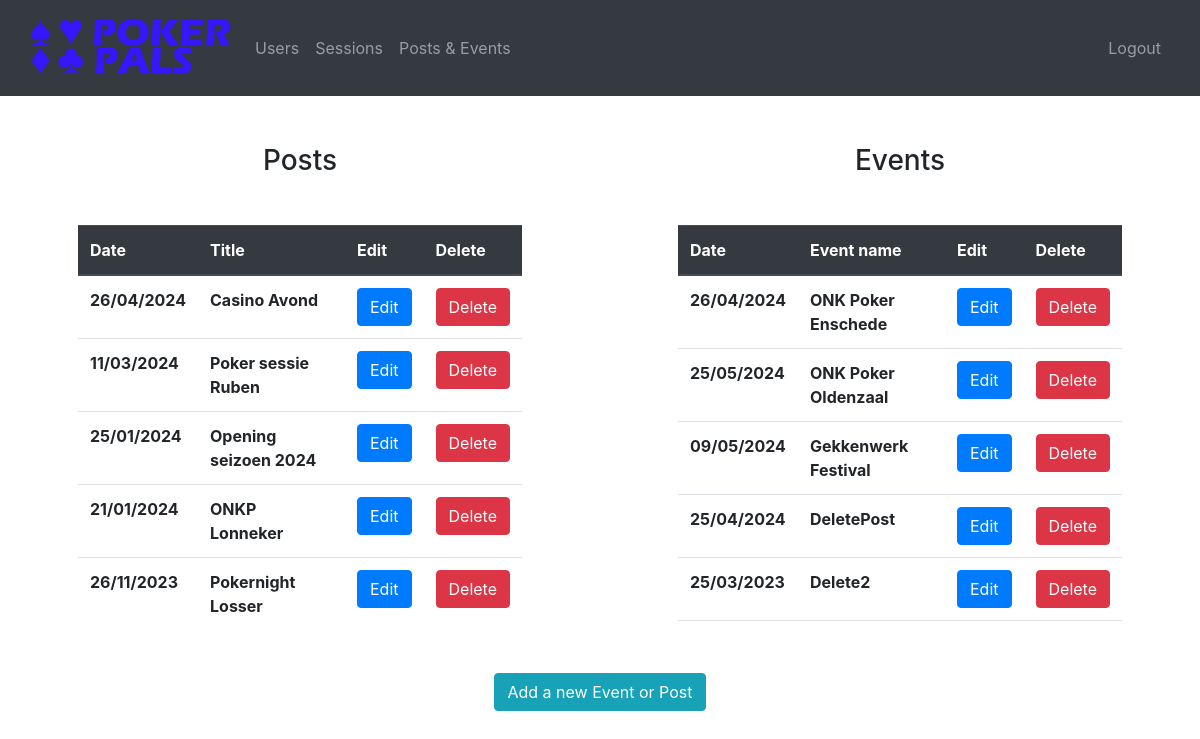
/admin/post-events (signed in), run on an earlier commit of the app's database.
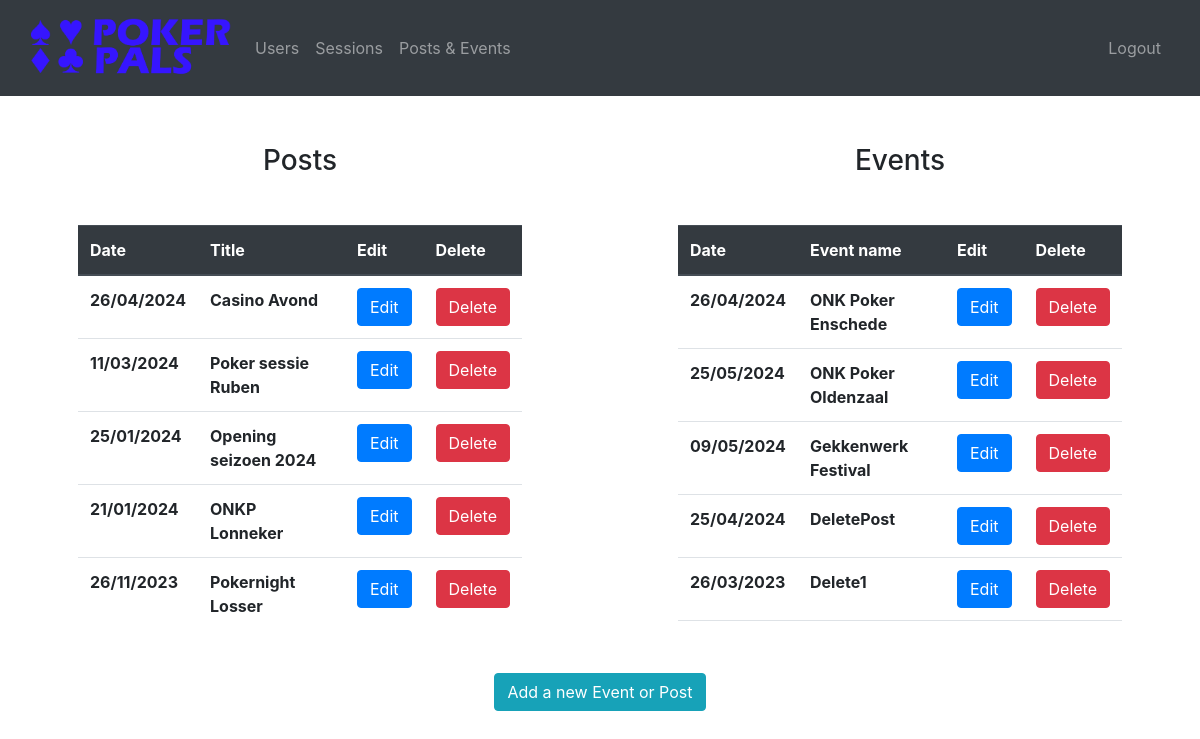
And on a later commit of the database.
### website/models.py (models this page shows)
class Post(db.Model):
    id = db.Column(db.Integer, primary_key=True)
    title = db.Column(db.String(300))
    text = db.Column(db.String(10000))
    imgURL = db.Column(db.String(10000))
    date = db.Column(db.String(100))

class Events(db.Model, UserMixin):
    id = db.Column(db.Integer, primary_key=True)
    name = db.Column(db.String(150), unique=True)
    date = db.Column(db.String(150))

### website/admin.py (the view)
@admin.route('/post-events', methods=['GET'])
@login_required
def adminPostEvents():
    if current_user.name != "Admin":
        return redirect(url_for('auth.login'))
    return render_template("admin/adminPostEventsOverview.html", user = current_user, post_list = getPosts(), event_list = getEventsAdmin())

### website/__init__.py (called while the page is built)
def create_app():
    app = Flask(__name__)
    app.config['SECRET_KEY'] = 'ksjdksajdk17HSSH2ssj88ss'
    app.config['SQLALCHEMY_DATABASE_URI'] = f'sqlite:///{DB_NAME}'
    db.init_app(app)
    from .views import views
    from .auth import auth
    from .admin import admin
    app.register_blueprint(views, url_prefix='/')
    app.register_blueprint(auth, url_prefix='/')
    app.register_blueprint(admin, url_prefix='/admin')
    from .models import User, Post
    create_database(app)
    login_manager = LoginManager()
    login_manager.login_view = 'auth.login'
    login_manager.init_app(app)
    @login_manager.user_loader
    def load_user(id):
        return User.query.get(int(id))
    return app

### website/dbQueries.py (called while the page is built)
def getPosts():
    all_posts = Post.query.order_by(Post.id.desc()).all()
    return all_posts

def getEventsAdmin():
    all_events = Events.query.all()
    return all_events

### website/templates/admin/adminPostEventsOverview.html (shortened to what this page needs)
{% extends "admin/baseAdmin.html"%} {% block title %} Post & Events {% endblock %}
{% block content%}
<div class="row">
    <div class="col m-5">
        <h3 align="center" class="mb-5">Posts</h3>
        <div class="col overflow-auto" style="max-height: 400px;">
            <table class="table">
                <thead class="thead-dark">
                    <tr>
                        <th scope="col">Date</th>
                        <th scope="col">Title</th>
                        <th scope="col">Edit</th>
                        <th scope="col">Delete</th>
                    </tr>
                </thead>
                <tbody>
                    {% for post in post_list%}
                    <tr>
                        <th>{{post.date}}</th>
                        <th>{{post.title}}</th>
                        <td><button
                                onclick="editPost('{{post.id}}', '{{post.title}}', '{{post.date}}', '{{post.text | urlencode}}')"
                                class="btn btn-primary" data-toggle="modal" data-target="#postModal">Edit</button></td>
                        <td><button onclick="startDeletePost('{{post.id}}', '{{post.title}}')" class="btn btn-danger"
                                data-toggle="modal" data-target="#areYouSureModal">Delete</button></td>
                    </tr>
                    {%endfor%}
                </tbody>
            </table>
        </div>
    </div>
    <div class="col m-5">
        <h3 align="center" class="mb-5">Events</h3>
        <div class="col overflow-auto" style="max-height: 400px;">
            <table class="table">
                <thead class="thead-dark">
                    <tr>
                        <th scope="col">Date</th>
                        <th scope="col">Event name</th>
                        <th scope="col">Edit</th>
                        <th scope="col">Delete</th>
                    </tr>
                </thead>
                <tbody>
                    {% for event in event_list%}
                    <tr>
                        <th>{{event.date}}</th>
                        <th>{{event.name}}</th>
                        <td><button
                                onclick="editEvent('{{event.id}}', '{{event.name}}', '{{event.date}}')"
                                class="btn btn-primary" data-toggle="modal" data-target="#eventModal">Edit</button></td>
                        <td><button onclick="startDeleteEvent('{{event.id}}', '{{event.name}}')" class="btn btn-danger"
                                data-toggle="modal" data-target="#areYouSureModal">Delete</button></td>
                    </tr>
                    {%endfor%}
                </tbody>
            </table>
        </div>
    </div>
</div>
<div class="text-center mb-5">
    <button onclick="add()" class="btn btn-info">Add a new Event or Post</button>
</div>
{% endblock %}

### website/templates/admin/baseAdmin.html (shortened to what this page needs)
<!DOCTYPE html>
<html>
  <head>
    <link
      rel="stylesheet"
      href="https://stackpath.bootstrapcdn.com/bootstrap/4.4.1/css/bootstrap.min.css"
    />
    <link
      rel="stylesheet"
      href="https://stackpath.bootstrapcdn.com/font-awesome/4.7.0/css/font-awesome.min.css"
    />
  </head>
  <body>
    {% if user.is_authenticated %}
    <nav class="navbar navbar-expand-lg navbar-dark bg-dark sticky-top">
        <div class="container-fluid">
          <a class="navbar-brand">
            <img src="{{url_for('static', filename='pictures/logo.png')}}" width="200px">
          </a>
          <div class="collapse navbar-collapse" id="navbarText">
            <ul class="navbar-nav me-auto mb-2 mb-lg-0">
              <li class="nav-item">
                <a class="nav-link" href="/admin/users">Users</a>
              </li>
              <li class="nav-item">
                <a class="nav-link" href="/admin/sessions">Sessions</a>
              </li>
              <li class="nav-item">
                <a class="nav-link" href="/admin/post-events">Posts & Events</a>
              </li>
            </ul>
            <ul class="navbar-nav ml-auto mb-2 mb-lg-0">
                <li class="nav-item">
                    <a class="nav-link" onclick="deleteStorage()" href="/logout">Logout</a>
                </li>
            </ul>
          </div>
        </div>
    </nav>
    {% endif %}
    <div class="container-fluid">
        {% block content%}
        {% endblock %}
    </div>
  </body>
</html>

What changed in the data, as far as the page shows it:
changed Events: date "25/03/2023" → "26/03/2023"; name "Delete2" → "Delete1"
